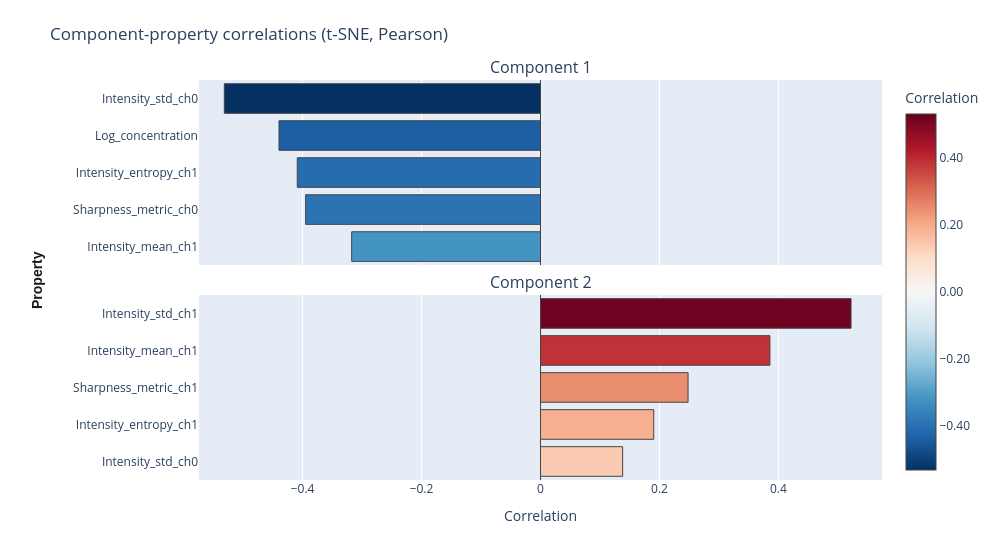

The notebook cell this image was saved under:
### Markdown cell above
## 7. Correlation Analysis
Compute correlations between morphological features and their embeddings to identify potential relationships.

### Code cell
corr_results = pheno.compute_component_correlation(
    method="tsne",
    n_components=2,
    source="embeddings",
    filters={"cell_line": "A549"},
    top_k=5,
    correlation_method="pearson",
)

### Figure 1 — Plotly figure (JSON) as saved in the notebook; plotly's stock layout.template omitted (floating-point values rounded to 4 significant figures)
{"data": [{"marker": {"cmax": 0.5316, "cmin": -0.5316, "color": [-0.3174, -0.3948, -0.4089, -0.4396, -0.5316], "colorscale": [[0, "rgb(5,48,97)"], [0.1, "rgb(33,102,172)"], [0.2, "rgb(67,147,195)"], [0.3, "rgb(146,197,222)"], [0.4, "rgb(209,229,240)"], [0.5, "rgb(247,247,247)"], [0.6, "rgb(253,219,199)"], [0.7, "rgb(244,165,130)"], [0.8, "rgb(214,96,77)"], [0.9, "rgb(178,24,43)"], [1, "rgb(103,0,31)"]], "line": {"color": "#444444", "width": 1}, "showscale": false}, "name": "Component 1", "orientation": "h", "showlegend": false, "type": "bar", "x": [-0.3174, -0.3948, -0.4089, -0.4396, -0.5316], "xaxis": "x", "y": ["Intensity_mean_ch1", "Sharpness_metric_ch0", "Intensity_entropy_ch1", "Log_concentration", "Intensity_std_ch0"], "yaxis": "y"}, {"marker": {"cmax": 0.5316, "cmin": -0.5316, "color": [0.1381, 0.1904, 0.248, 0.3857, 0.5221], "colorbar": {"len": 1, "lenmode": "fraction", "tickformat": ".2f", "title": {"text": "Correlation"}, "y": 0.5, "yanchor": "middle", "yref": "paper"}, "colorscale": [[0, "rgb(5,48,97)"], [0.1, "rgb(33,102,172)"], [0.2, "rgb(67,147,195)"], [0.3, "rgb(146,197,222)"], [0.4, "rgb(209,229,240)"], [0.5, "rgb(247,247,247)"], [0.6, "rgb(253,219,199)"], [0.7, "rgb(244,165,130)"], [0.8, "rgb(214,96,77)"], [0.9, "rgb(178,24,43)"], [1, "rgb(103,0,31)"]], "line": {"color": "#444444", "width": 1}, "showscale": true}, "name": "Component 2", "orientation": "h", "showlegend": false, "type": "bar", "x": [0.1381, 0.1904, 0.248, 0.3857, 0.5221], "xaxis": "x2", "y": ["Intensity_std_ch0", "Intensity_entropy_ch1", "Sharpness_metric_ch1", "Intensity_mean_ch1", "Intensity_std_ch1"], "yaxis": "y2"}], "layout": {"annotations": [{"font": {"size": 16}, "showarrow": false, "text": "Component 1", "x": 0.5, "xanchor": "center", "xref": "paper", "y": 1, "yanchor": "bottom", "yref": "paper"}, {"font": {"size": 16}, "showarrow": false, "text": "Component 2", "x": 0.5, "xanchor": "center", "xref": "paper", "y": 0.4627, "yanchor": "bottom", "yref": "paper"}, {"font": {"color": "#1a1a1a", "family": "Arial, sans-serif", "size": 14}, "showarrow": false, "text": "<b>Property</b>", "textangle": -90, "x": 0, "xanchor": "center", "xref": "paper", "xshift": -162, "y": 0.5, "yanchor": "middle", "yref": "paper"}], "height": 536, "margin": {"b": 56, "l": 199, "r": 64, "t": 80}, "showlegend": false, "title": {"text": "Component-property correlations (t-SNE, Pearson)"}, "width": 1000, "xaxis": {"anchor": "y", "domain": [0, 1], "matches": "x2", "range": [-0.5741, 0.5741], "showticklabels": false, "title": {"text": ""}, "zeroline": true, "zerolinecolor": "#444444", "zerolinewidth": 1}, "xaxis2": {"anchor": "y2", "domain": [0, 1], "range": [-0.5741, 0.5741], "title": {"text": "Correlation"}, "zeroline": true, "zerolinecolor": "#444444", "zerolinewidth": 1}, "yaxis": {"anchor": "x", "automargin": false, "domain": [0.5373, 1]}, "yaxis2": {"anchor": "x2", "automargin": false, "domain": [0, 0.4627]}}}
